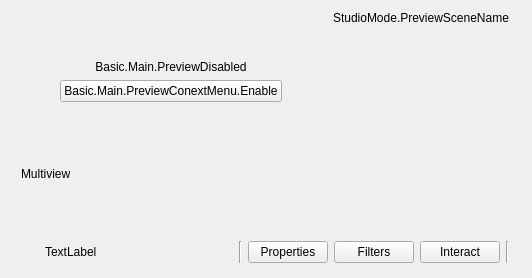
  <widget class="QWidget" name="centralwidget">
   <layout class="QVBoxLayout" name="verticalLayout_10">
    <item>
     <layout class="QHBoxLayout" name="horizontalLayout_2">
      <item>
       <layout class="QHBoxLayout" name="previewLayout">
        <property name="spacing">
         <number>2</number>
        </property>
        <item>
         <widget class="QFrame" name="previewDisabledWidget">
          <property name="sizePolicy">
           <sizepolicy hsizetype="Expanding" vsizetype="Expanding">
            <horstretch>0</horstretch>
            <verstretch>0</verstretch>
           </sizepolicy>
          </property>
          <layout class="QVBoxLayout" name="verticalLayout_7">
           <item>
            <spacer name="verticalSpacer_2">
             <property name="orientation">
              <enum>Qt::Vertical</enum>
             </property>
             <property name="sizeHint" stdset="0">
              <size>
               <width>20</width>
               <height>40</height>
              </size>
             </property>
            </spacer>
           </item>
           <item>
            <widget class="QLabel" name="label">
             <property name="sizePolicy">
              <sizepolicy hsizetype="Preferred" vsizetype="Preferred">
               <horstretch>0</horstretch>
               <verstretch>0</verstretch>
              </sizepolicy>
             </property>
             <property name="text">
              <string>Basic.Main.PreviewDisabled</string>
             </property>
             <property name="alignment">
              <set>Qt::AlignCenter</set>
             </property>
            </widget>
           </item>
           <item>
            <layout class="QHBoxLayout" name="horizontalLayout">
             <item>
              <spacer name="horizontalSpacer_2">
               <property name="orientation">
                <enum>Qt::Horizontal</enum>
               </property>
               <property name="sizeHint" stdset="0">
                <size>
                 <width>40</width>
                 <height>20</height>
                </size>
               </property>
              </spacer>
             </item>
             <item>
              <widget class="QPushButton" name="enablePreviewButton">
               <property name="text">
                <string>Basic.Main.PreviewConextMenu.Enable</string>
               </property>
              </widget>
             </item>
             <item>
              <spacer name="horizontalSpacer_3">
               <property name="orientation">
                <enum>Qt::Horizontal</enum>
               </property>
               <property name="sizeHint" stdset="0">
                <size>
                 <width>40</width>
                 <height>20</height>
                </size>
               </property>
              </spacer>
             </item>
            </layout>
           </item>
           <item>
            <spacer name="verticalSpacer_3">
             <property name="orientation">
              <enum>Qt::Vertical</enum>
             </property>
             <property name="sizeHint" stdset="0">
              <size>
               <width>20</width>
               <height>40</height>
              </size>
             </property>
            </spacer>
           </item>
          </layout>
         </widget>
        </item>
        <item>
         <layout class="QVBoxLayout" name="previewTextLayout">
          <property name="spacing">
           <number>0</number>
          </property>
          <item>
           <widget class="QLabel" name="previewLabel">
            <property name="sizePolicy">
             <sizepolicy hsizetype="Ignored" vsizetype="Preferred">
              <horstretch>0</horstretch>
              <verstretch>0</verstretch>
             </sizepolicy>
            </property>
            <property name="text">
             <string>StudioMode.PreviewSceneName</string>
            </property>
            <property name="alignment">
             <set>Qt::AlignLeading|Qt::AlignLeft|Qt::AlignVCenter</set>
            </property>
            <property name="themeID" stdset="0">
             <string>previewProgramLabels</string>
            </property>
           </widget>
          </item>
          <item>
           <widget class="OBSBasicPreview" name="preview" native="true">
            <property name="sizePolicy">
             <sizepolicy hsizetype="Expanding" vsizetype="Expanding">
              <horstretch>0</horstretch>
              <verstretch>0</verstretch>
             </sizepolicy>
            </property>
            <property name="minimumSize">
             <size>
              <width>32</width>
              <height>32</height>
             </size>
            </property>
            <property name="focusPolicy">
             <enum>Qt::ClickFocus</enum>
            </property>
            <property name="contextMenuPolicy">
             <enum>Qt::CustomContextMenu</enum>
            </property>
            <addaction name="actionRemoveSource"/>
           </widget>
          </item>
         </layout>
        </item>
       </layout>
      </item>
     </layout>
    </item>
    <item>
     <widget class="QWidget" name="widgetMultiview" native="true">
      <layout class="QVBoxLayout" name="verticalLayout_9">
       <item>
        <layout class="QVBoxLayout" name="verticalLayout" stretch="0,0">
         <property name="spacing">
          <number>2</number>
         </property>
         <property name="sizeConstraint">
          <enum>QLayout::SetDefaultConstraint</enum>
         </property>
         <property name="leftMargin">
          <number>1</number>
         </property>
         <property name="topMargin">
          <number>1</number>
         </property>
         <property name="rightMargin">
          <number>1</number>
         </property>
         <property name="bottomMargin">
          <number>1</number>
         </property>
         <item>
          <widget class="QLabel" name="labelMultiview">
           <property name="text">
            <string>Multiview</string>
           </property>
          </widget>
         </item>
         <item>
          <spacer name="verticalSpacerMultiview">
           <property name="orientation">
            <enum>Qt::Vertical</enum>
           </property>
           <property name="sizeHint" stdset="0">
            <size>
             <width>20</width>
             <height>40</height>
            </size>
           </property>
          </spacer>
         </item>
        </layout>
       </item>
      </layout>
     </widget>
    </item>
    <item>
     <widget class="QFrame" name="contextContainer">
      <property name="sizePolicy">
       <sizepolicy hsizetype="Preferred" vsizetype="Preferred">
        <horstretch>0</horstretch>
        <verstretch>0</verstretch>
       </sizepolicy>
      </property>
      <property name="minimumSize">
       <size>
        <width>0</width>
        <height>0</height>
       </size>
      </property>
      <layout class="QHBoxLayout" name="horizontalLayout9">
       <property name="spacing">
        <number>6</number>
       </property>
       <property name="sizeConstraint">
        <enum>QLayout::SetDefaultConstraint</enum>
       </property>
       <property name="leftMargin">
        <number>6</number>
       </property>
       <property name="topMargin">
        <number>4</number>
       </property>
       <property name="rightMargin">
        <number>6</number>
       </property>
       <property name="bottomMargin">
        <number>4</number>
       </property>
       <item>
        <widget class="QFrame" name="contextSubContainer">
         <property name="sizePolicy">
          <sizepolicy hsizetype="Preferred" vsizetype="Preferred">
           <horstretch>0</horstretch>
           <verstretch>0</verstretch>
          </sizepolicy>
         </property>
         <property name="minimumSize">
          <size>
           <width>0</width>
           <height>0</height>
          </size>
         </property>
         <layout class="QHBoxLayout" name="horizontalLayout_5">
          <property name="spacing">
           <number>6</number>
          </property>
          <property name="leftMargin">
           <number>0</number>
          </property>
          <property name="topMargin">
           <number>0</number>
          </property>
          <property name="rightMargin">
           <number>0</number>
          </property>
          <property name="bottomMargin">
           <number>0</number>
          </property>
          <item>
           <widget class="QLabel" name="contextSourceIcon">
            <property name="sizePolicy">
             <sizepolicy hsizetype="Fixed" vsizetype="Fixed">
              <horstretch>0</horstretch>
              <verstretch>0</verstretch>
             </sizepolicy>
            </property>
            <property name="minimumSize">
             <size>
              <width>22</width>
              <height>22</height>
             </size>
            </property>
            <property name="maximumSize">
             <size>
              <width>22</width>
              <height>22</height>
             </size>
            </property>
            <property name="text">
             <string/>
            </property>
           </widget>
          </item>
          <item>
           <widget class="QLabel" name="contextSourceLabel">
            <property name="sizePolicy">
             <sizepolicy hsizetype="Preferred" vsizetype="Fixed">
              <horstretch>0</horstretch>
              <verstretch>0</verstretch>
             </sizepolicy>
            </property>
            <property name="minimumSize">
             <size>
              <width>160</width>
              <height>22</height>
             </size>
            </property>
            <property name="maximumSize">
             <size>
              <width>160</width>
              <height>22</height>
             </size>
            </property>
            <property name="text">
             <string>TextLabel</string>
            </property>
           </widget>
          </item>
          <item>
           <widget class="QLabel" name="contextSourceIconSpacer">
            <property name="sizePolicy">
             <sizepolicy hsizetype="Fixed" vsizetype="Fixed">
              <horstretch>0</horstretch>
              <verstretch>0</verstretch>
             </sizepolicy>
            </property>
            <property name="minimumSize">
             <size>
              <width>22</width>
              <height>22</height>
             </size>
            </property>
            <property name="maximumSize">
             <size>
              <width>22</width>
              <height>22</height>
             </size>
            </property>
            <property name="text">
             <string/>
            </property>
           </widget>
          </item>
          <item>
           <widget class="Line" name="line_3">
            <property name="orientation">
             <enum>Qt::Vertical</enum>
            </property>
           </widget>
          </item>
          <item>
           <widget class="QPushButton" name="sourcePropertiesButton">
            <property name="sizePolicy">
             <sizepolicy hsizetype="Minimum" vsizetype="Fixed">
              <horstretch>0</horstretch>
              <verstretch>0</verstretch>
             </sizepolicy>
            </property>
            <property name="minimumSize">
             <size>
              <width>0</width>
              <height>22</height>
             </size>
            </property>
            <property name="toolTip">
             <string>SourceProperties</string>
            </property>
            <property name="text">
             <string>Properties</string>
            </property>
            <property name="icon">
             <iconset resource="obs.qrc">
              <normaloff>:/settings/images/settings/general.svg</normaloff>:/settings/images/settings/general.svg</iconset>
            </property>
            <property name="flat">
             <bool>false</bool>
            </property>
            <property name="themeID2" stdset="0">
             <string notr="true">contextBarButton</string>
            </property>
           </widget>
          </item>
          <item>
           <widget class="QPushButton" name="sourceFiltersButton">
            <property name="minimumSize">
             <size>
              <width>0</width>
              <height>22</height>
             </size>
            </property>
            <property name="toolTip">
             <string>SourceFilters</string>
            </property>
            <property name="text">
             <string>Filters</string>
            </property>
            <property name="icon">
             <iconset resource="obs.qrc">
              <normaloff>:/res/images/filter.svg</normaloff>:/res/images/filter.svg</iconset>
            </property>
            <property name="flat">
             <bool>false</bool>
            </property>
            <property name="themeID2" stdset="0">
             <string notr="true">contextBarButton</string>
            </property>
           </widget>
          </item>
          <item>
           <widget class="QPushButton" name="sourceInteractButton">
            <property name="minimumSize">
             <size>
              <width>0</width>
              <height>22</height>
             </size>
            </property>
            <property name="toolTip">
             <string>Interact</string>
            </property>
            <property name="text">
             <string>Interact</string>
            </property>
            <property name="icon">
             <iconset resource="obs.qrc">
              <normaloff>:/res/images/interact.svg</normaloff>:/res/images/interact.svg</iconset>
            </property>
            <property name="flat">
             <bool>false</bool>
            </property>
            <property name="themeID2" stdset="0">
             <string notr="true">contextBarButton</string>
            </property>
           </widget>
          </item>
          <item>
           <widget class="Line" name="line">
            <property name="orientation">
             <enum>Qt::Vertical</enum>
            </property>
           </widget>
          </item>
         </layout>
        </widget>
       </item>
       <item>
        <widget class="QFrame" name="emptySpace">
         <property name="sizePolicy">
          <sizepolicy hsizetype="Expanding" vsizetype="Minimum">
           <horstretch>0</horstretch>
           <verstretch>0</verstretch>
          </sizepolicy>
         </property>
         <property name="minimumSize">
          <size>
           <width>0</width>
           <height>22</height>
          </size>
         </property>
         <layout class="QHBoxLayout" name="horizontalLayout_6">
          <property name="spacing">
           <number>0</number>
          </property>
          <property name="leftMargin">
           <number>0</number>
          </property>
          <property name="topMargin">
           <number>0</number>
          </property>
          <property name="rightMargin">
           <number>0</number>
          </property>
          <property name="bottomMargin">
           <number>0</number>
          </property>
         </layout>
        </widget>
       </item>
      </layout>
     </widget>
    </item>
   </layout>
  </widget>
